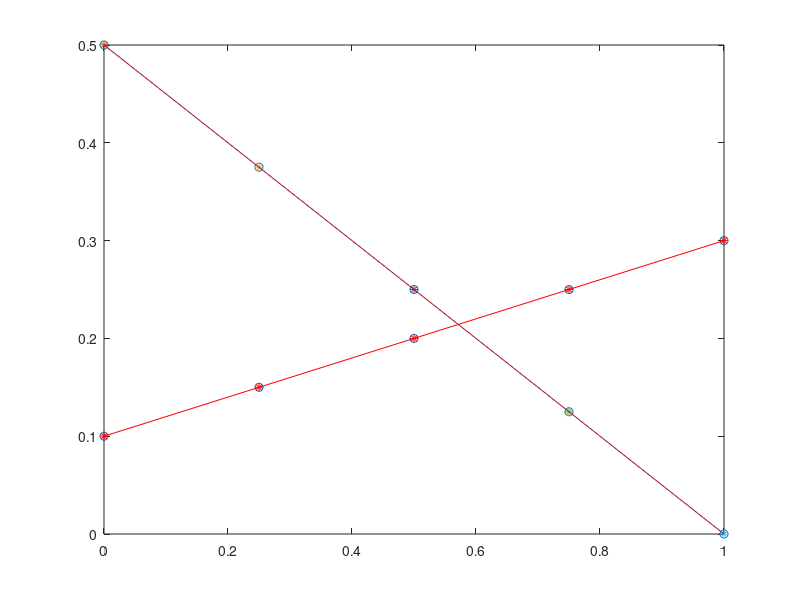
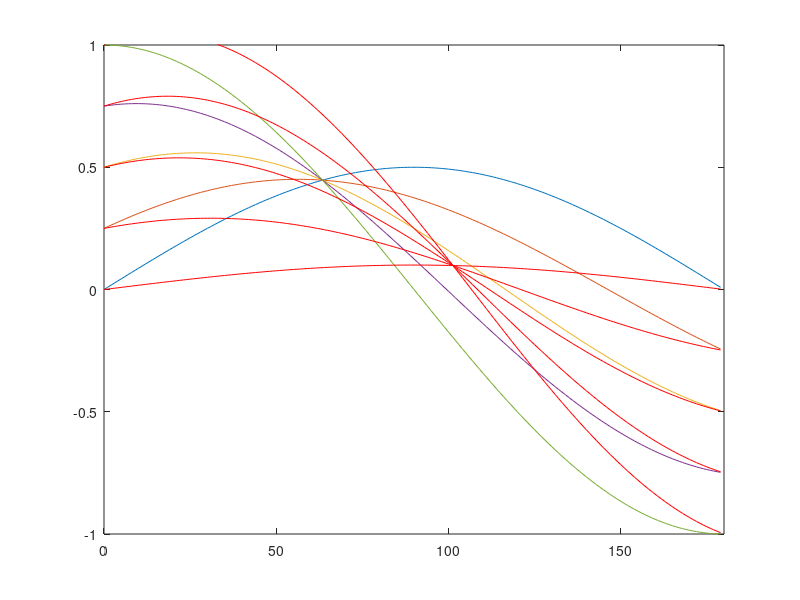

These figures' MATLAB source, in order:
x1 = [0:0.25:1];
y1 = -0.5*x1+0.5;
x2 = [0:0.25:1];
y2 = 0.2*x2+0.1;
x = [x1 x2];
y = [y1 y2];
figure(1);clf
plot(x,y,'o');hold on
pause
th = [0:179]/180*pi;
figure(2);clf
for i=1:length(x)
    p = x(i)*cos(th)+y(i)*sin(th);
    if (i<6)
        figure(2)
        plot([0:179],p)
        figure(1)
        plot(x(i),y(i),'*')
    else
        figure(2)
        plot([0:179],p,'r')
        figure(1)
        plot(x(i),y(i),'r*')
    end
    figure(2)
    axis([0 180 -1 1 ])
    hold on
    pause
end
figure(1)
hold on
plot(x1,y1)
plot(x2,y2,'r')